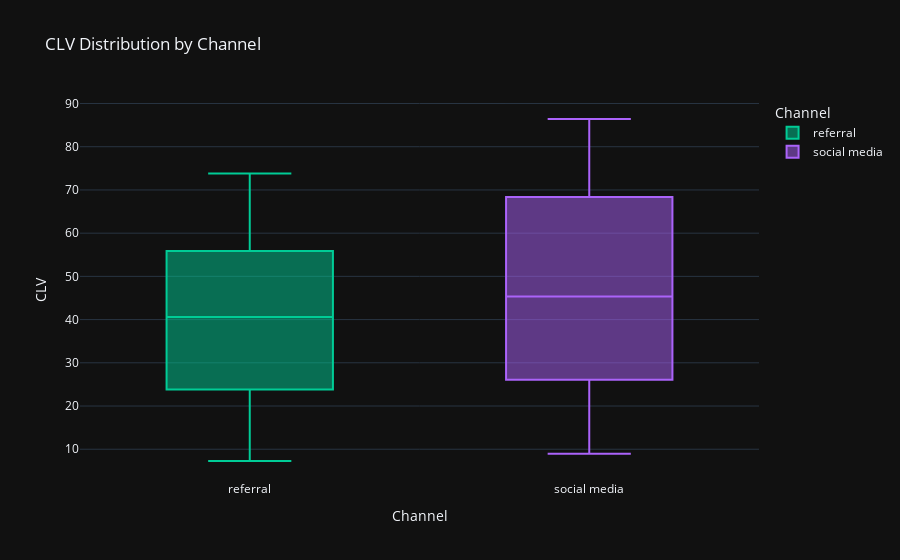

The notebook cell this image was saved under:
### Markdown cell above
**OBS:**
* "**Social Media**" and "**referral**" channels have the highest CLV.
* "**Paid Advertising**" has the lowest CLV.

### Code cell
#Compare the CLV distribution of "social media" and "referral" channels:

subset = df_clv.loc[df_clv['channel'].isin(['social media', 'referral'])]

fig = px.box(data_frame=subset, 
             x='channel', 
             y='clv', 
             title='CLV Distribution by Channel',
             color='channel',
             color_discrete_map={'referral': '#00CC96', 'social media': '#AB63FA'})

fig.update_xaxes(title='Channel')
fig.update_yaxes(title='CLV')
fig.update_layout(legend_title='Channel')

fig.show()

### Figure 1 — Plotly figure (JSON) as saved in the notebook; plotly's stock layout.template omitted (floating-point values rounded to 4 significant figures; data arrays with more than 128 entries replaced by an {"elided": "..."} marker saying what was removed)
{"data": [{"alignmentgroup": "True", "hovertemplate": "channel=%{x}<br>clv=%{y}<extra></extra>", "legendgroup": "referral", "marker": {"color": "#00CC96"}, "name": "referral", "notched": false, "offsetgroup": "referral", "orientation": "v", "showlegend": true, "type": "box", "x": {"elided": "207 str values"}, "x0": " ", "xaxis": "x", "y": {"elided": "207 float values"}, "y0": " ", "yaxis": "y"}, {"alignmentgroup": "True", "hovertemplate": "channel=%{x}<br>clv=%{y}<extra></extra>", "legendgroup": "social media", "marker": {"color": "#AB63FA"}, "name": "social media", "notched": false, "offsetgroup": "social media", "orientation": "v", "showlegend": true, "type": "box", "x": {"elided": "185 str values"}, "x0": " ", "xaxis": "x", "y": {"elided": "185 float values"}, "y0": " ", "yaxis": "y"}], "layout": {"boxmode": "overlay", "legend": {"title": {"text": "Channel"}, "tracegroupgap": 0}, "title": {"text": "CLV Distribution by Channel"}, "xaxis": {"anchor": "y", "categoryarray": ["referral", "social media"], "categoryorder": "array", "domain": [0, 1], "title": {"text": "Channel"}}, "yaxis": {"anchor": "x", "domain": [0, 1], "title": {"text": "CLV"}}}}
